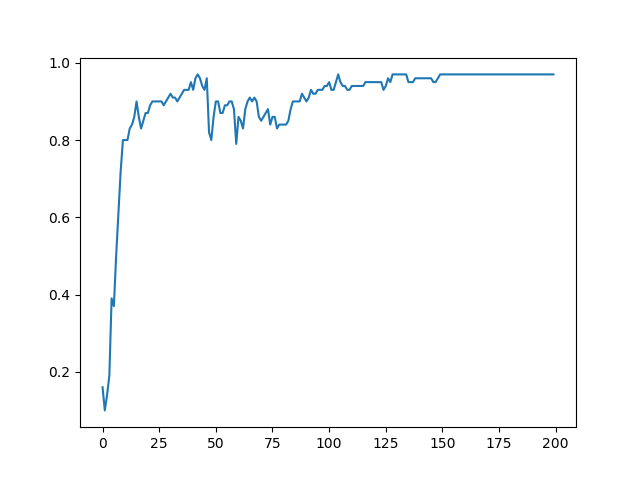

Generate this figure with Python:
import numpy as np
from scipy import misc
from matplotlib import pylab as plt
from sklearn.linear_model import LogisticRegression as LR
from sklearn.multiclass import OneVsRestClassifier as OVR

train_labels, train_data = [], []
for line in open('./faces/train.txt'):
    im = misc.imread(line.strip().split()[0])
    train_data.append(im.reshape(2500,))
    train_labels.append(line.strip().split()[1])
train_data, train_labels = np.array(train_data, dtype=float), np.array(train_labels, dtype=int)

test_labels, test_data = [], []
for line in open('./faces/test.txt'):
    im = misc.imread(line.strip().split()[0])
    test_data.append(im.reshape(2500,))
    test_labels.append(line.strip().split()[1])
test_data, test_labels = np.array(test_data, dtype=float), np.array(test_labels, dtype=int)

avgtrain = np.zeros(2500)
for i in range(2500):
    avgtrain[i] = np.mean(train_data[:,i])
avgtest = np.zeros(2500)
for i in range(2500):
    avgtest[i] = np.mean(test_data[:,i])
mstrain = []
for i in range(len(train_data)):
    mstrain.append(train_data[i] - avgtrain)
mstest = []
for i in range(len(test_data)):
    mstest.append(test_data[i] - avgtest)

U, s, V = np.linalg.svd(mstrain)


def eigenface_feature(train_data, test_data, V, r):
    return np.dot(train_data, V[:r,:].T), np.dot(test_data, V[:r,:].T)


accuracy = []
for r in range(1, 201):
    F, F_test = eigenface_feature(mstrain, mstest, V, r)
    ovr = OVR(LR()).fit(F, train_labels)
    accuracy.append(ovr.score(F_test, test_labels))
plt.plot(accuracy)
plt.savefig("1h.png")